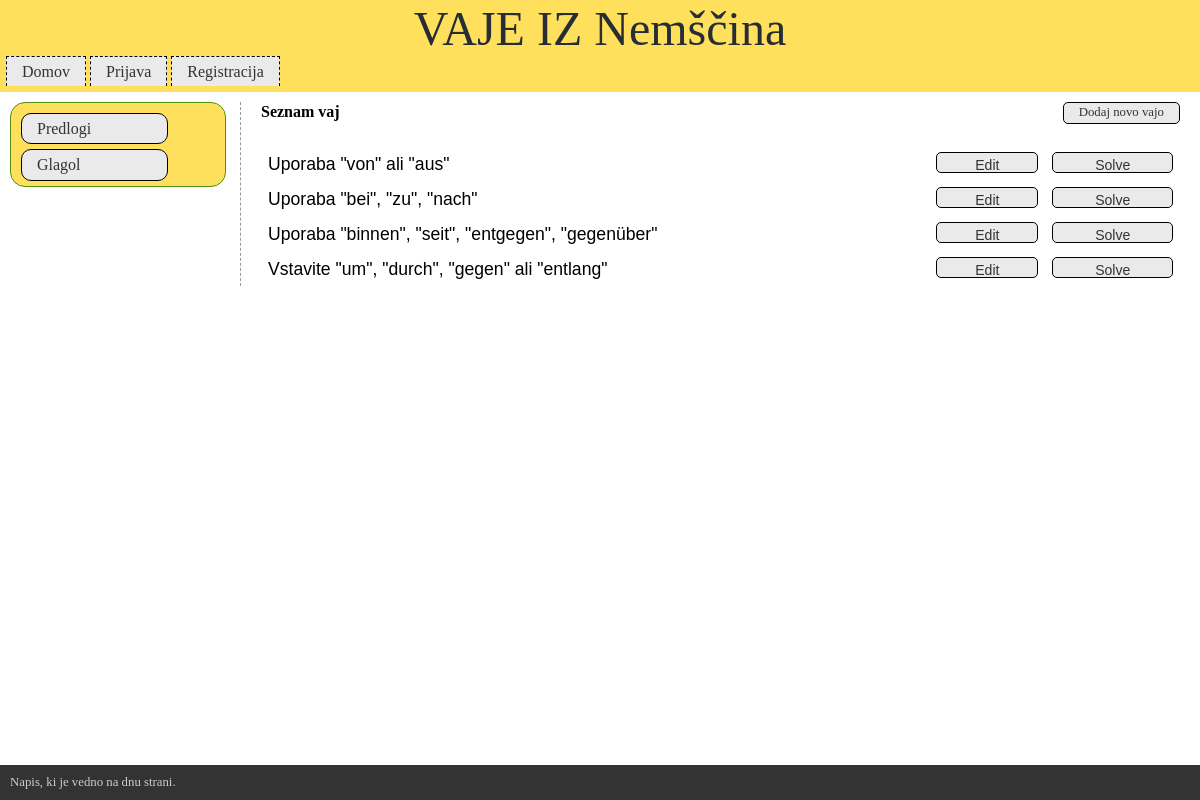
Page /exercises/de on the committed database.
### exercises/models.py (models this page shows, shortened)
class Language(models.Model):
    language = models.CharField(max_length=3)
    description = models.CharField(max_length=50)

class Subject(models.Model):
    language = models.ForeignKey(Language)
    subject = models.CharField(max_length=60)

class ExercisesModel(models.Model):
    language = models.ForeignKey(Language)
    subject = models.ForeignKey(Subject)
    name = models.CharField(max_length=60)
    exercise = models.TextField()

### exercises/views.py (the view)
# urls.py: url(r'^(?P<language>\w\w)/(?P<pk>\d+)$', ExercisesListView.as_view(), name='exercise_list'),
class ExercisesListView(ListView):
    context_object_name = "exercises"
    template_name = "exercises/exercises_list.html"
    def get_queryset(self):
        subject_id = self.kwargs.get("pk")
        lang = self.kwargs.get("language")
        language_obj = Language.objects.filter(language = lang).first()
        if not subject_id:
            subject_obj = Subject.objects.filter(language=language_obj).first()
        else:
            subject_obj = get_object_or_404(Subject, id = subject_id)
        return ExercisesModel.objects.filter(subject = subject_obj, language = language_obj)
    def get_context_data(self, **kwargs):
        lang = self.kwargs.get("language")
        if not lang:
            lang="de" #This should newer happen
        language_obj = Language.objects.filter(language = lang)
        subject_id = self.kwargs.get("pk")
        if not subject_id:
            subject_id = 1
        subject_obj = get_object_or_404(Subject, id = subject_id)
        context = super().get_context_data(**kwargs)
        print(language_obj[0].language)
        context["language"] = language_obj[0]
        context["subject"] = subject_obj
        return context

### exercises/templatetags/mytags.py (called while the page is built)
@register.inclusion_tag('exercises/subjects_list.html')
def get_subject_list(language = None):
    if language:
        print()
        return {"subjects" : Subject.objects.filter(language=language)}
    else:
        return {'subjects': Subject.objects.all()}

### exercises/templates/exercises/exercises_list.html
{% extends "exercises/base.html" %}
{% load staticfiles %}
{% load static %}
{% block main_content %}
    <div class="container">
    <a class = "create_exercise"href = "{% url 'exercise_create' language=language.language  subject=subject.id %}">Dodaj novo vajo</a>
     <h2>Seznam vaj</h2>
    <table class="exercises">
    {% for exercise in exercises %}
        <tr>
            <td>{{ exercise.name }}</td>
            <td class="button">
                <a class = "button_edit" href=" {% url 'exercise_update' pk=exercise.id language=exercise.language.language %}">Edit</a>
            </td>
            <td class="button">
                <a class = "button_solve" href=" {% url 'exercise_solve' pk=exercise.id language=exercise.language.language %}">Solve</a>
            </td>
        </tr>
    {% endfor %}
    </table>
    </div>
{% endblock main_content %}

### exercises/templates/exercises/base.html (shortened to what this page needs)
<!DOCTYPE html>
{% load staticfiles %}
{% load  mytags %}
<html>
<head lang="en">
    <link rel="stylesheet" type="text/css"
        href="{% static 'exercises/main_styles.css' %}" />
    <link rel="stylesheet" type="text/css"
        href="{% static 'exercises/exercise_list.css' %}" />
</head>
<body>
    <header>
    {% block header %}
    {% if language %}
        <h1>VAJE IZ {{ language.description }}</h1>
    {% else %}
        <h1>VAJE IZ SLOVNICE</h1>
    {% endif %}
    <ul class="nav">
        <li><a href="{% url 'select_language' %}">Domov</a></li>
        <li><a href="#">Prijava</a></li>
        <li><a href="#">Registracija</a></li>
    </ul>
    {% endblock header %}
    </header>
    <aside>
    {% block sidenav %}
        {% get_subject_list language %}
    {% endblock sidenav %}
    </aside>
    <article>
    {% block main_content %}
    {% endblock main_content %}
    </article>
    {% block footer %}
    <footer>
        Napis, ki je vedno na dnu strani.
    </footer>
    {% endblock footer %}
</body>
</html>

### exercises/templates/exercises/subjects_list.html
{% if subjects %}
    <ul>
    {% for s in subjects %}
        <li><a href="{% url 'exercise_list' pk=s.id language=s.language.language %}">{{ s.subject }}</a></li>
    {% endfor %}
{% else %}
    <li> <strong >There are no subjects present.</strong></li>
    </ul>
{% endif %}

### exercises/static/exercises/main_styles.css (style rules this page uses)
h1 { font: italic normal 3em Baskerville, "Palatino Linotype", "Times New Roman", serif; color: #46874D; padding-left: 2px; }
table { margin-top:20px; }
td { padding: 5px 10px 5px 5px; }
tr { line-height: 30px; }
.exercises { font-family: "Trebuchet MS", Arial, Helvetica, sans-serif; width: 100%; margin-top: 25px; border-collapse: collapse; }
.exercises td, .exercises th { font-size: 1.1em; padding: 3px 7px 2px 7px; }
a.create_exercise { float: right; display: block; }
header { background-color: sandybrown; padding-bottom: 2px; }
.create_exercise, .button_solve, .button_edit { display: block; border: 1px solid #000; border-radius: 5px; padding: 2px 15px 2px 15px; background-color: #eaeaea; text-decoration: none; color: #333; font-size: 0.8em; text-align: center; }
.button_solve, .button_edit { height: 1.5em; line-height: 1.5em; }

### exercises/static/exercises/exercise_list.css (style rules this page uses)
html, body, div, span, object, iframe, h1, h2, h3, h4, h5, h6, p, blockquote, pre, a, abbr, acronym, address, big, cite, code, del, dfn, em, img, ins, kbd, q, s, samp,small, strike, strong, sub, sup, tt, var, b, u, i, center, dl, dt, dd, ol, ul, li, fieldset, form, label, legend, table, caption, tbody, tfoot, thead, tr, th, td, article, aside, canvas, details, embed, figure, figcaption, footer, header, hgroup, menu, nav, output, ruby, section, summary, time, mark, audio, video { margin: 0; padding: 0; border: 0; font-size: 100%; vertical-align: baseline; }
article, aside, details, figcaption, figure, footer, header, hgroup, menu, nav, section { display: block; }
body { line-height: 1.2; }
ul { padding-left: 1.4em; list-style: square; }
table { border-collapse: collapse; border-spacing: 0; }
header { padding: 1px; background-color: #ffe05d; }
header h1 { font: normal 48px Georgia, "Times New Roman", Times, serif; text-align: center; color: #272D32; }
ul.nav { margin-left: 5px; margin-bottom: 5px; padding-left: 0px; list-style: none; }
ul.nav li { display: inline; }
ul.nav a { display: inline-block; border: 1px dashed #000; border-bottom: none; padding: 5px 15px 5px 15px; background-color: #eaeaea; text-decoration: none; color: #333; }
footer { clear: both; font-size: .8em; padding: 10px 10px 10px 10px; background-color: #333333; color: rgb(204,204,204); position: fixed; bottom: 0px; width:100%; align-content: center; owerflow:hide; }
* { -moz-box-sizing: border-box; box-sizing: border-box; }
aside { float: left; width: 18%; padding: 10px 20px 0 10px; margin: 10px 10px 0px 10px; background-color: #ffe05d; border: 1px solid #509111; border-radius: 15px; }
article { margin-top: 10px; margin-left: 20%; border-left: dashed 1px rgb(153,153,153); padding: 0 20px; }
aside ul { list-style-type:none; padding-left: 0; margin-left: 0; }
aside ul li { margin-bottom: 5px; }
aside ul li a { display: block; width: 80%; border: 1px solid #000; border-radius: 10px; padding: 5px 15px 5px 15px; background-color: #eaeaea; text-decoration: none; color: #333; }

### rows in the picture
Language: description "Nemščina"
Subject: subject "Predlogi"
Subject: subject "Glagol"
ExercisesModel: name "Uporaba \"von\" ali \"aus\""
ExercisesModel: name "Uporaba \"bei\", \"zu\", \"nach\""
ExercisesModel: name "Uporaba \"binnen\", \"seit\", \"entgegen\", \"gegenüber\""
ExercisesModel: name "Vstavite \"um\", \"durch\", \"gegen\" ali \"entlang\""
